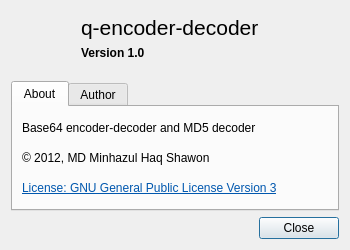
<?xml version="1.0" encoding="UTF-8"?>
<ui version="4.0">
 <class>AboutDialog</class>
 <widget class="QDialog" name="AboutDialog">
  <property name="geometry">
   <rect>
    <x>0</x>
    <y>0</y>
    <width>350</width>
    <height>250</height>
   </rect>
  </property>
  <property name="windowTitle">
   <string>About q-encoder-decoder</string>
  </property>
  <layout class="QGridLayout" name="gridAbout">
   <item row="0" column="0" rowspan="2">
    <widget class="QLabel" name="icon">
     <property name="minimumSize">
      <size>
       <width>64</width>
       <height>64</height>
      </size>
     </property>
     <property name="maximumSize">
      <size>
       <width>64</width>
       <height>64</height>
      </size>
     </property>
     <property name="text">
      <string/>
     </property>
     <property name="pixmap">
      <pixmap resource="icon.qrc">:/app</pixmap>
     </property>
     <property name="scaledContents">
      <bool>true</bool>
     </property>
     <property name="alignment">
      <set>Qt::AlignCenter</set>
     </property>
    </widget>
   </item>
   <item row="0" column="1">
    <widget class="QLabel" name="appname">
     <property name="text">
      <string>&lt;html&gt;&lt;head/&gt;&lt;body&gt;&lt;p&gt;&lt;span style=&quot; font-size:16pt;&quot;&gt;q-encoder-decoder&lt;/span&gt;&lt;/p&gt;&lt;/body&gt;&lt;/html&gt;</string>
     </property>
     <property name="alignment">
      <set>Qt::AlignBottom|Qt::AlignLeading|Qt::AlignLeft</set>
     </property>
    </widget>
   </item>
   <item row="1" column="1">
    <widget class="QLabel" name="appversion">
     <property name="text">
      <string>&lt;html&gt;&lt;head/&gt;&lt;body&gt;&lt;p&gt;&lt;span style=&quot; font-weight:600;&quot;&gt;Version 1.0&lt;/span&gt;&lt;/p&gt;&lt;/body&gt;&lt;/html&gt;</string>
     </property>
     <property name="alignment">
      <set>Qt::AlignLeading|Qt::AlignLeft|Qt::AlignTop</set>
     </property>
    </widget>
   </item>
   <item row="2" column="0" colspan="2">
    <widget class="QTabWidget" name="tabWidget">
     <property name="currentIndex">
      <number>0</number>
     </property>
     <widget class="QWidget" name="tabAbout">
      <attribute name="title">
       <string>About</string>
      </attribute>
      <layout class="QGridLayout" name="gridAboutTab">
       <item row="0" column="0">
        <widget class="QLabel" name="appdetails">
         <property name="text">
          <string>Base64 encoder-decoder and MD5 decoder</string>
         </property>
        </widget>
       </item>
       <item row="1" column="0">
        <widget class="QLabel" name="copyright">
         <property name="text">
          <string>&lt;html&gt;&lt;head/&gt;&lt;body&gt;&lt;p&gt;© 2012, MD Minhazul Haq Shawon&lt;/p&gt;&lt;/body&gt;&lt;/html&gt;</string>
         </property>
        </widget>
       </item>
       <item row="2" column="0">
        <widget class="QLabel" name="license">
         <property name="text">
          <string>&lt;html&gt;&lt;head/&gt;&lt;body&gt;&lt;p&gt;&lt;a href=&quot;http://www.gnu.org/licenses/gpl-3.0.html&quot;&gt;&lt;span style=&quot; text-decoration: underline; color:#0057ae;&quot;&gt;License: GNU General Public License Version 3&lt;/span&gt;&lt;/a&gt;&lt;/p&gt;&lt;/body&gt;&lt;/html&gt;</string>
         </property>
         <property name="openExternalLinks">
          <bool>true</bool>
         </property>
        </widget>
       </item>
      </layout>
     </widget>
     <widget class="QWidget" name="tabAuthor">
      <attribute name="title">
       <string>Author</string>
      </attribute>
      <layout class="QGridLayout" name="gridAboutAuthors">
       <item row="0" column="0">
        <widget class="QTextBrowser" name="listAuthors">
         <property name="html">
          <string>&lt;!DOCTYPE HTML PUBLIC &quot;-//W3C//DTD HTML 4.0//EN&quot; &quot;http://www.w3.org/TR/REC-html40/strict.dtd&quot;&gt;
&lt;html&gt;&lt;head&gt;&lt;meta name=&quot;qrichtext&quot; content=&quot;1&quot; /&gt;&lt;style type=&quot;text/css&quot;&gt;
p, li { white-space: pre-wrap; }
&lt;/style&gt;&lt;/head&gt;&lt;body style=&quot; font-family:'SolaimanLipi'; font-size:10pt; font-weight:400; font-style:normal;&quot;&gt;
&lt;p style=&quot; margin-top:0px; margin-bottom:0px; margin-left:0px; margin-right:0px; -qt-block-indent:0; text-indent:0px;&quot;&gt;&lt;span style=&quot; font-weight:600;&quot;&gt;MD Minhazul Haque&lt;/span&gt;&lt;/p&gt;
&lt;p style=&quot; margin-top:0px; margin-bottom:0px; margin-left:0px; margin-right:0px; -qt-block-indent:0; text-indent:0px;&quot;&gt;Developer, Designer, Project Admin&lt;/p&gt;
&lt;p style=&quot; margin-top:0px; margin-bottom:0px; margin-left:0px; margin-right:0px; -qt-block-indent:0; text-indent:0px;&quot;&gt;&lt;span style=&quot; font-style:italic;&quot;&gt;mdminhazulhaque@gmail.com&lt;/span&gt;&lt;/p&gt;&lt;/body&gt;&lt;/html&gt;</string>
         </property>
        </widget>
       </item>
      </layout>
     </widget>
    </widget>
   </item>
   <item row="3" column="0" colspan="2">
    <widget class="QDialogButtonBox" name="buttonBox">
     <property name="standardButtons">
      <set>QDialogButtonBox::Close</set>
     </property>
    </widget>
   </item>
  </layout>
 </widget>
 <resources>
  <include location="icon.qrc"/>
 </resources>
 <connections/>
</ui>
